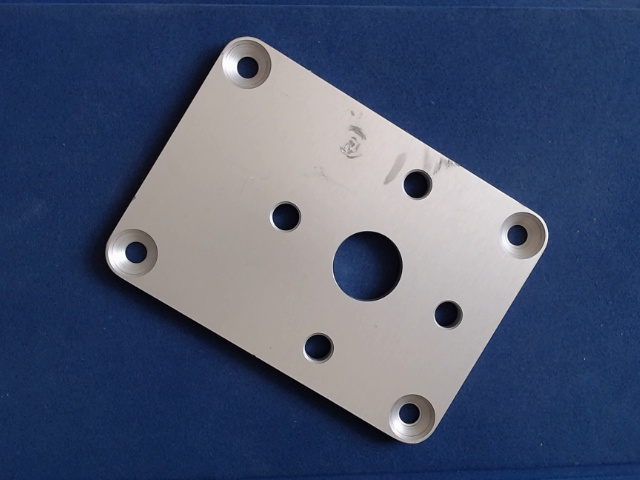
#> input picture opencv/one_pic/image_10.jpg, 640 x 480 px
$ python check_diff_in_img.py
#> lines starting #> are read from the running program, lines starting #| are printed output that depends on the picture
import cv2
import numpy as np

original = cv2.imread("one_pic/image_10.jpg")
#> original is the input picture: shape (480, 640, 3); mean B, G, R 112.5, 86, 74.4
duplicate = cv2.imread("capture/image.jpg")
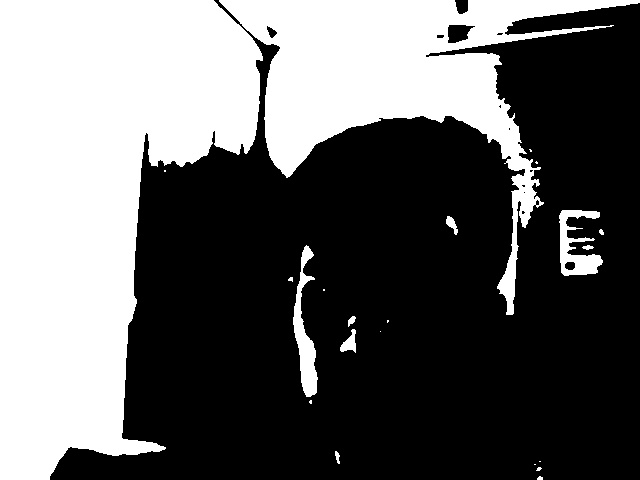
#> input picture opencv/capture/image.jpg, 640 x 480 px
#> duplicate is the input picture: shape (480, 640, 3); min 0, max 255, mean 100.1

if original.shape == duplicate.shape:
    print("The images have same size and channels")
else:
    print("the shape of image is not equal")
difference = cv2.subtract(original, duplicate)
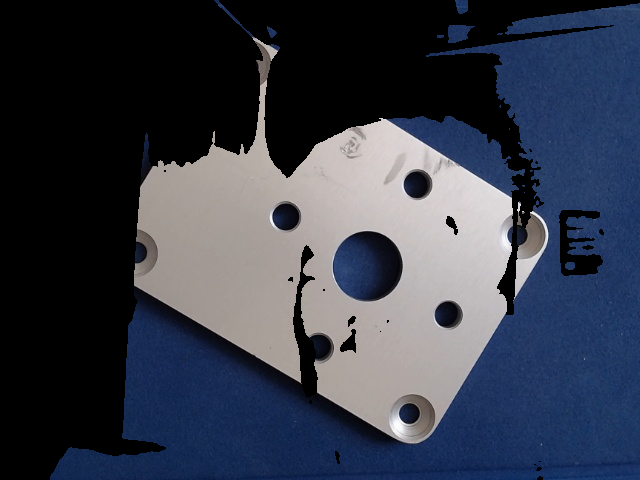
#> difference: shape (480, 640, 3); mean B, G, R 73.4, 59.8, 54.3
b, g, r = cv2.split(difference)
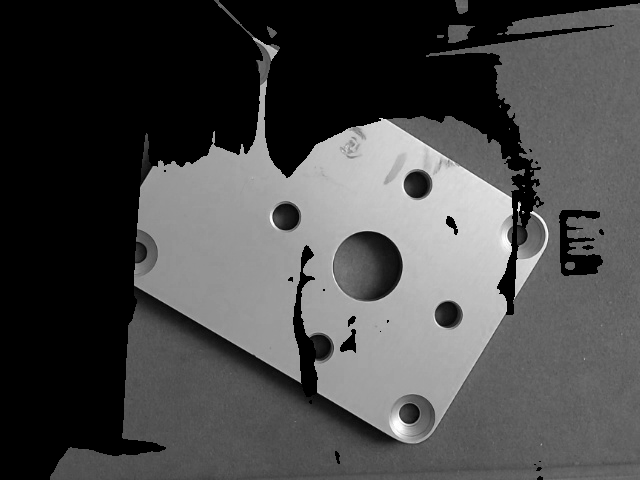
#> b: shape (480, 640); min 0, max 255, mean 73.4
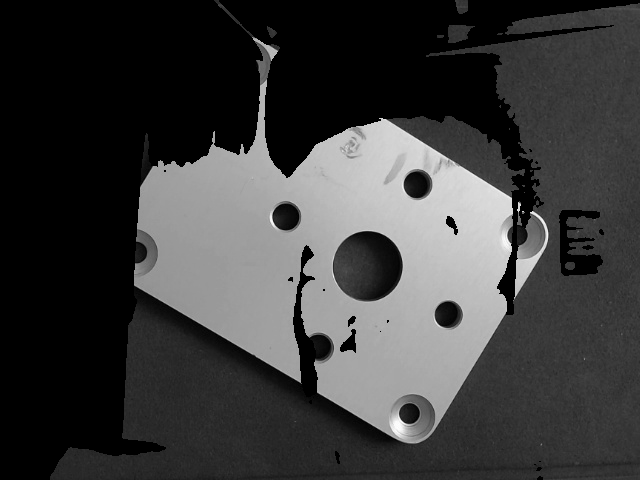
#> g: shape (480, 640); min 0, max 255, mean 59.8
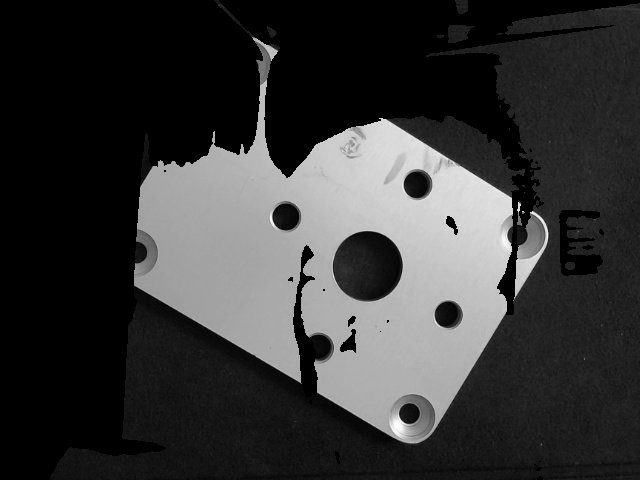
#> r: shape (480, 640); min 0, max 255, mean 54.3
if cv2.countNonZero(b) == 0 and cv2.countNonZero(g) == 0 and cv2.countNonZero(r) == 0:
    print("The images are completely Equal")
else:
    print("The image is not equal")

cv2.imshow("Original", original)
cv2.imshow("Duplicate", duplicate)
cv2.waitKey(0)
cv2.destroyAllWindows()
